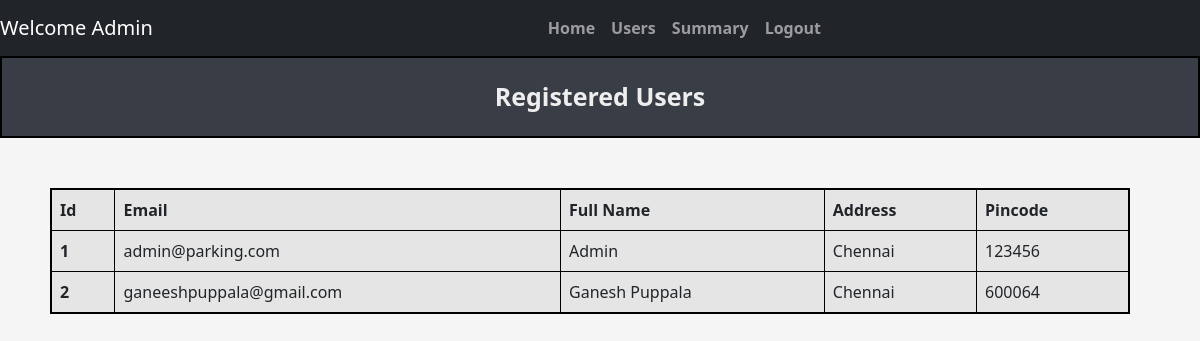
Screenshot of /admin/users (signed in) with the database file from the repository.
### tables this page shows
CREATE TABLE Users (
            user_id INTEGER PRIMARY KEY AUTOINCREMENT,
            email Text NOT NULL UNIQUE,
            password Text NOT NULL,
            name Text NOT NULL,
            address Text NOT NULL,
            pincode Text NOT NULL,
            phone_no Text NOT NULL,
            role Text DEFAULT 'user'
        );

### controllers/admin_controller.py (the view)
@admin.route('/admin/users', methods = ['GET','POST'])
def viewUsers():
    users_data = getUsersData()
    return render_template("admin/userslist.html",users_data = users_data)

### models/parking_lot.py (called while the page is built)
def getUsersData():
    connection = sqlite3.connect(DATABASE_PARKING)
    cur = connection.cursor()
    cur.execute('''
                    SELECT * FROM USERS
                ''')
    users_data = cur.fetchall()
    connection.commit()
    connection.close()
    return users_data

### templates/admin/userslist.html (shortened to what this page needs)
{% extends "navbar.html" %}
{% block content %}
    <div class="title"> Registered Users </div>
        <table class="table table-striped table-active table-responsive table-css table-bordered ">
            <thead>
                <tr>
                <th scope="col">Id</th>
                <th scope="col">Email</th>
                <th scope="col">Full Name</th>
                <th scope="col">Address</th>
                <th scope="col">Pincode</th>
                </tr>
            </thead>
            <tbody>
                {% for user in users_data %}
                    <tr>
                        <th scope="row">{{ user[0] }}</th>
                        <td>{{ user[1] }}</td>
                        <td>{{ user[3] }}</td>
                        <td>{{ user[4] }}</td>
                        <td>{{ user[5] }}</td>
                    </tr>
                {% endfor %}
            </tbody>
        </table>
{% endblock %}

### static/css/style.css (style rules this page uses)
body { background-color: #f5f5f5; justify-content: center; }
.title { background-color: #393E46; border: 2px solid black; text-align: center; padding: 20px; font-weight: bold; font-size: 25px; margin-bottom: 20px; color: #EEEEEE; }
.table-css { margin: 50px; justify-content: center; width: 90vw; border: 2px solid black; }

### rows the page displays
Users: user_id "1", email "admin@parking.com", name "Admin", address "Chennai", pincode "123456"
Users: user_id "2", email "ganeeshpuppala@gmail.com", name "Ganesh Puppala", address "Chennai", pincode "600064"

### other values shown
{{ session.get('name') }} "Admin"
